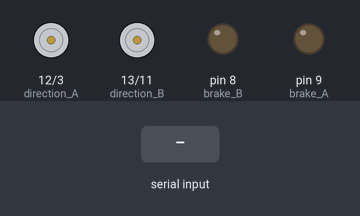
A sketch run on a simulated Arduino Uno, built with avr-gcc and run on an emulated ATmega328P. On the bench: direction and speed pins drawn as motors (green arrow = direction pin HIGH = forward, orange = LOW = backward, longer = more drive), output pins drawn as LEDs (lit = HIGH). Inputs (shaded band) come from the test bench.

Above: at 1.2 s.
1.3 s: "Forward" received over the second serial link
At 2.2 s:
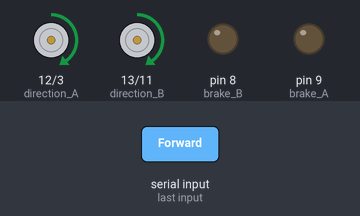
2.8 s: "Backward" received over the second serial link
At 3.7 s:
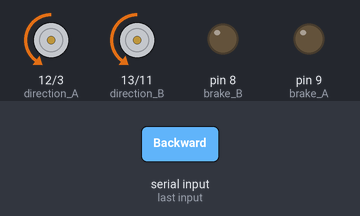
Timing chart, 0 to 5.8 s (numbered marks = the images above; inputs shaded):
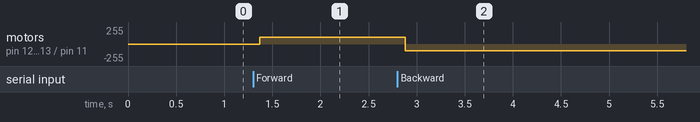

The sketch:

Led1.ino
```cpp
#include <SoftwareSerial.h> // special function in Arduino to connect devices
// Channel A on Motor shield  = Motor A
// Channel b on Motor Sield = Motor B
// We don't connect the bluetoothe device in the pin 0 and 1 as they also work as TXD (transmitter) and RXD (Receiver) then our bluettoh will not be able to connect to the mobile
int brake_A = 9;  // Brake Pin for Motor A
int brake_B = 8 ; // Beake Pin for Motor B
int direction_A = 12;  // Direction Pin for Motor A
int direction_B = 13;  // Direction Pin for Motor B
int speed_A = 3; // Speed pin for Motor A
int speed_B = 11; // Speed pin for Motor B

SoftwareSerial mySerial(4, 7); // RX, TX
// Connect HC 01      Arduino Uno
//     Pin 2/RXD          Pin 7
//     Pin 3/TXD          Pin 8
//     Pin 4/Gnd          Gnd
//     Pin 5/VCC          5V

void setup() {
  // Setup for Motor A
  pinMode(direction_A, OUTPUT); //Initiates motor pin for Motor A
  pinMode(brake_A, OUTPUT); //Initiates break pin for Motor B

  //Setup for Motor B
  pinMode(direction_B, OUTPUT); //Initiates motor pin for channel B
  pinMode(brake_B, OUTPUT);  //Initiates break pin for channel B

  //Diengages the motors breaks first
  digitalWrite(brake_A, LOW);   //Disengage the Brake for Channel A
  digitalWrite(brake_B, LOW);   //Disengage the Brake for Channel B


  mySerial.begin(9600); // to start the bluetooth device
}

void loop() {

  String voice; // to get the string input from MIT app inventor saying the desired command
 while (mySerial.available())
  {
  delay(10);
  char c = mySerial.read();


  voice += c;
  }
  if (voice.length() > 0)
  {


    if (voice == "Forward")
    {
      // Non-zero input means "turn on LED".


    digitalWrite(direction_A, HIGH); //Establishes direction of Channel A
    analogWrite(speed_A, 100);   //Spins the motor on Channel A at max speed
    digitalWrite(direction_B, HIGH);  //Establishes backward direction of Channel B
    analogWrite(speed_B, 100);    //Spins the motor on Channel B at max speed

    }
    else if (voice == "Backward")
    {
      // Input value zero means "turn off LED".

    digitalWrite(direction_A, LOW); //Establishes direction of Channel A
    analogWrite(speed_A, 100);   //Spins the motor on Channel A at max speed
    digitalWrite(direction_B, LOW);  //Establishes backward direction of Channel B
    analogWrite(speed_B, 100);    //Spins the motor on Channel B at max speed

    }

     else if (voice == "FR")
    {
      // Input value zero means "turn off LED".
    digitalWrite(direction_A, HIGH); //Establishes direction of Channel A
    analogWrite(speed_A, 120);   //Spins the motor on Channel A at max speed
    digitalWrite(direction_B, HIGH);  //Establishes backward direction of Channel B
    analogWrite(speed_B, 100);    //Spins the motor on Channel B at max speed

    }

     else if (voice == "FL")
    {
      // Input value zero means "turn off LED".
    digitalWrite(direction_A, HIGH); //Establishes direction of Channel A
    analogWrite(speed_A, 100);   //Spins the motor on Channel A at max speed
    digitalWrite(direction_B, HIGH);  //Establishes backward direction of Channel B
    analogWrite(speed_B, 120);    //Spins the motor on Channel B at max speed

    }

  }

}
```

Measured:
- after the input at 1.3 s, motor on pin 12 (direction_A) / pin 3 (speed_A), motor on pin 13 (direction_B) / pin 11 (speed_B): stopped → forward 100/255 after 0.07 s
- after the input at 2.8 s, motor on pin 12 (direction_A) / pin 3 (speed_A), motor on pin 13 (direction_B) / pin 11 (speed_B): forward 100/255 → backward 100/255 after 0.08 s
